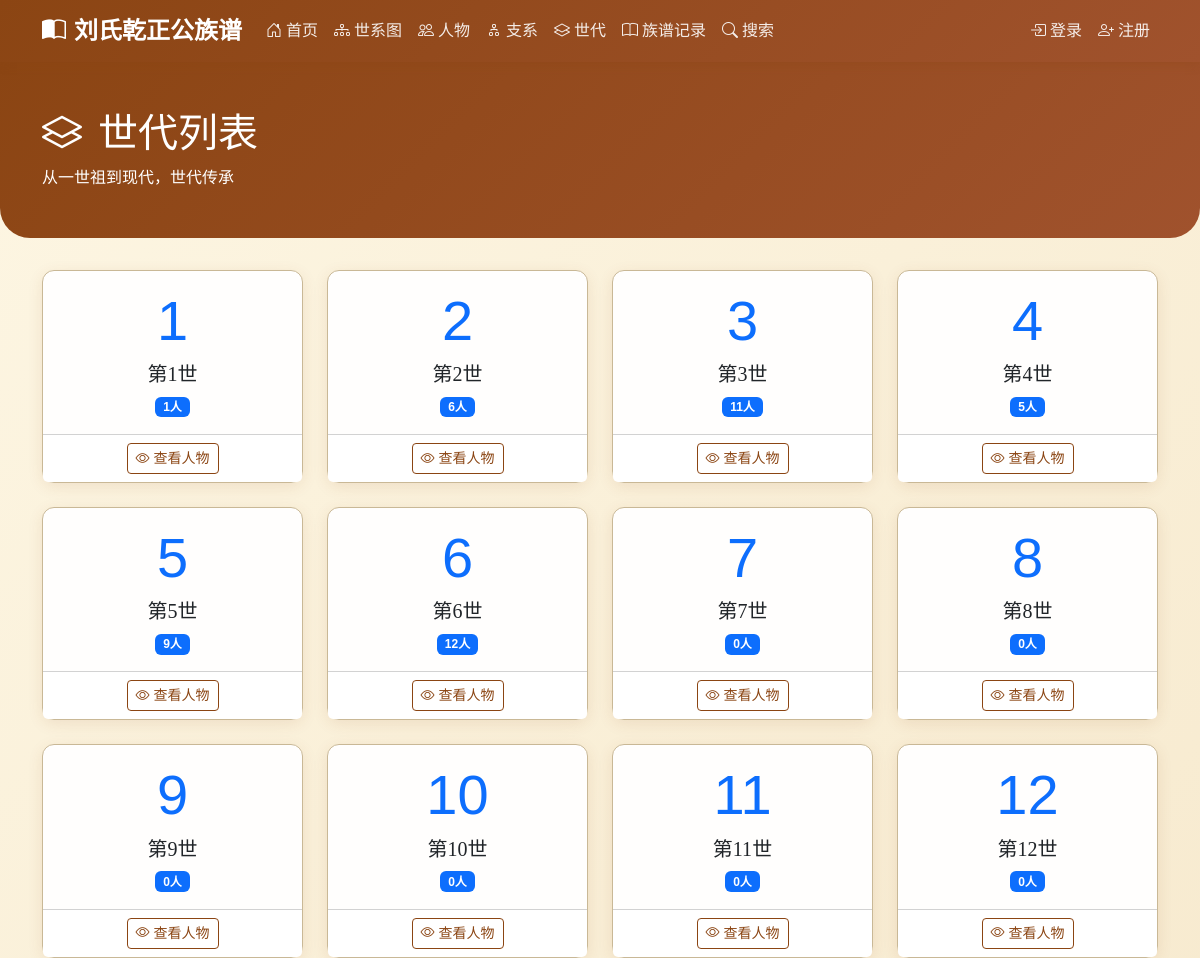
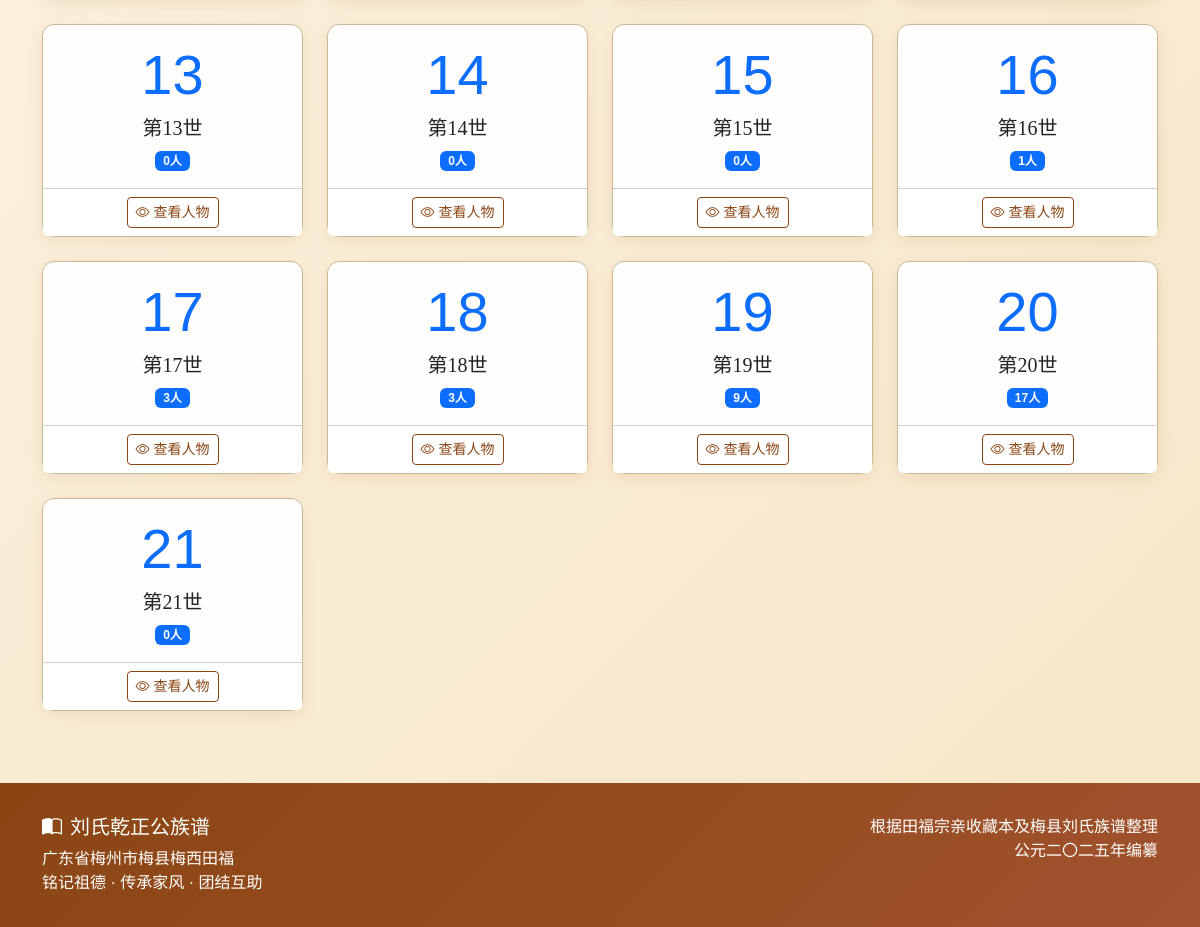
Before: /generations/ with the older database file (2 pictures, top to bottom).
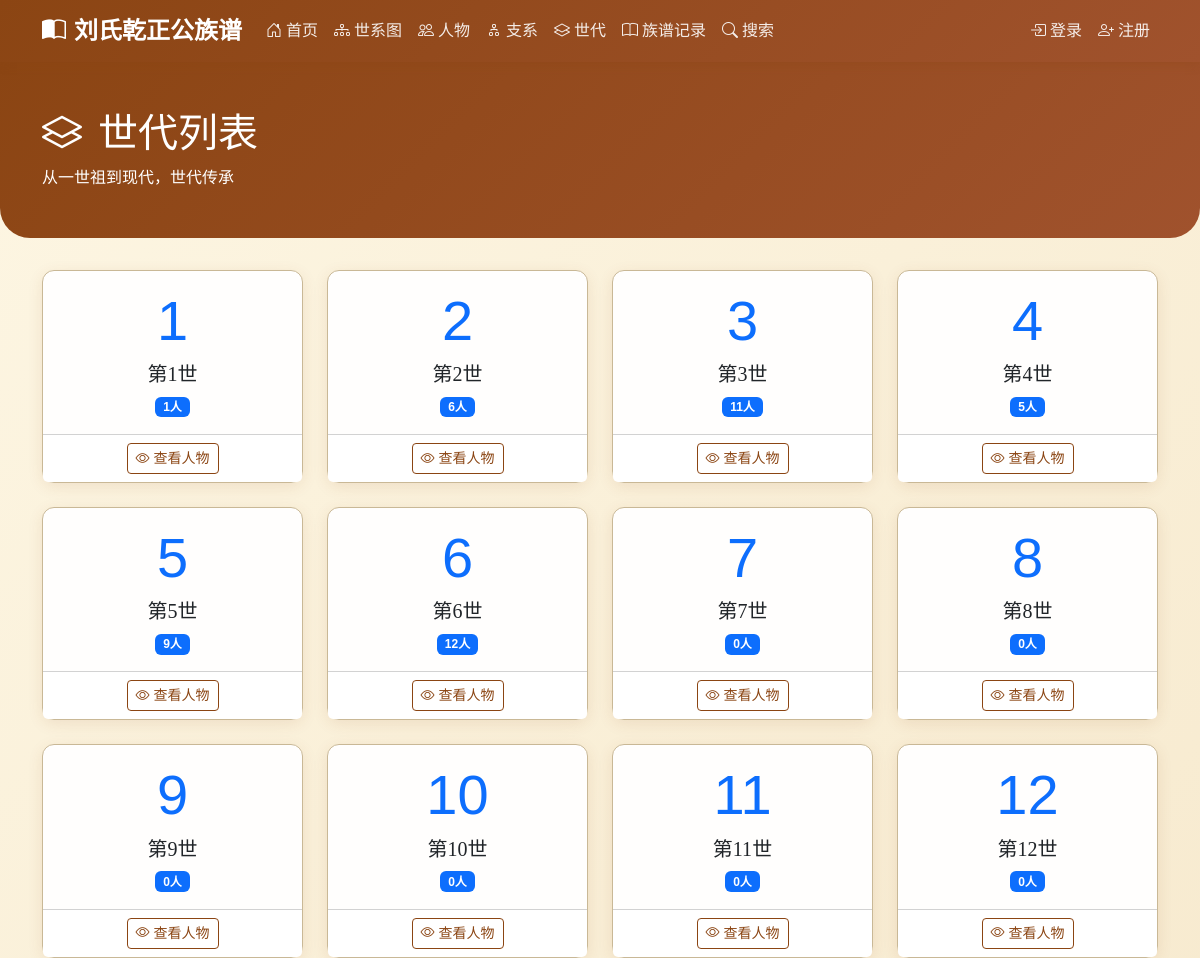
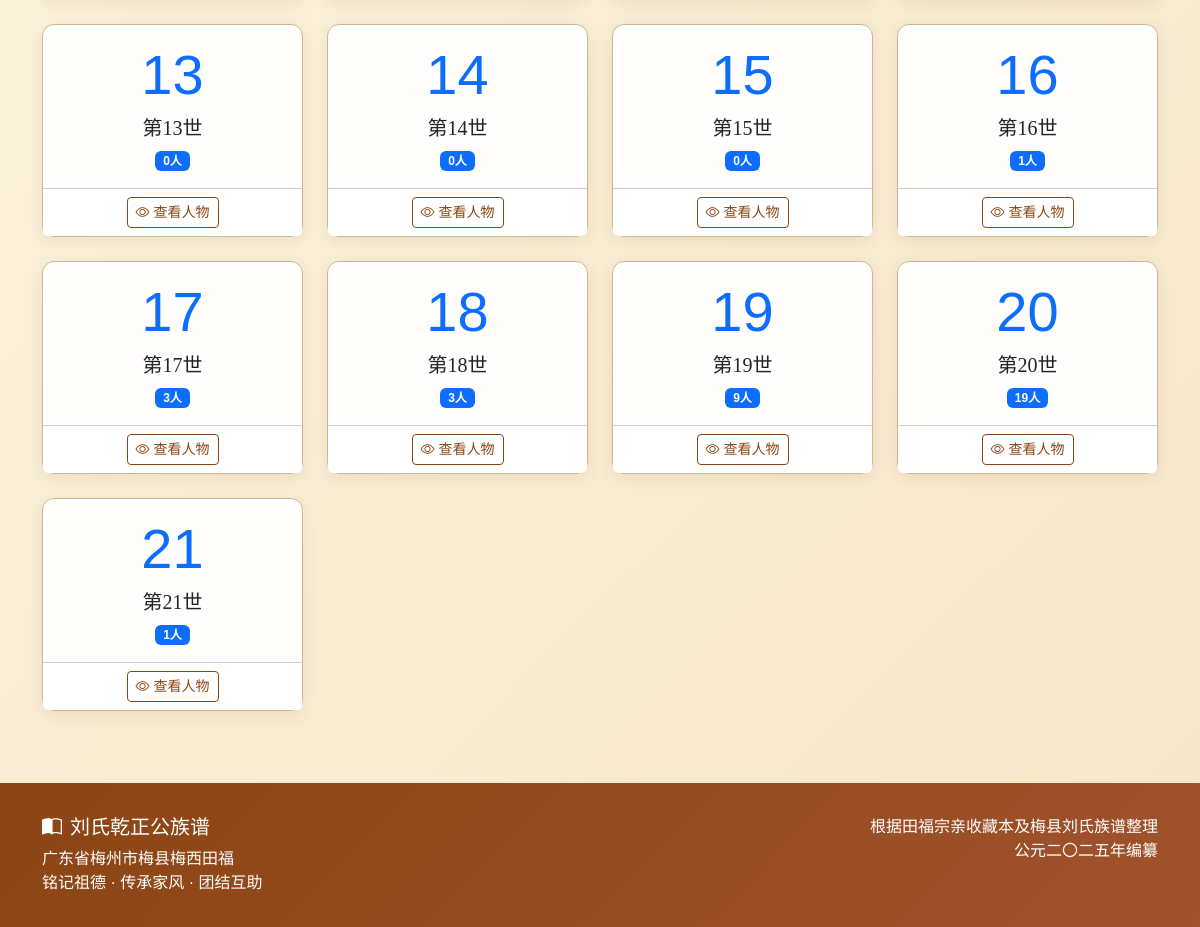
After: the same page with the newer database file (2 pictures, top to bottom).
### django_backup/genealogy/models.py (models this page shows, shortened)
class Generation(models.Model):
    number = models.IntegerField(verbose_name='世代数')
    is_spouse = models.BooleanField(default=False, verbose_name='是否为配偶世代')
    name = models.CharField(max_length=50, blank=True, verbose_name='世代名称')
    description = models.TextField(blank=True, verbose_name='描述')
    class Meta:
        verbose_name = '世代'
        verbose_name_plural = '世代'
        ordering = ['number', 'is_spouse']
        unique_together = ['number', 'is_spouse']

### django_backup/genealogy/views.py (the view)
# urls.py: path('generations/', views.GenerationListView.as_view(), name='generation_list'),
class GenerationListView(ListView):
    model = Generation
    template_name = 'genealogy/generation_list.html'
    context_object_name = 'generations'
    def get_queryset(self):
        return Generation.objects.filter(is_spouse=False).distinct()
    def get_context_data(self, **kwargs):
        context = super().get_context_data(**kwargs)
        for generation in context['generations']:
            generation.person_count = generation.persons.count()
        return context

### django_backup/genealogy/models.py (called while the page is built)
    def save(self, *args, **kwargs):
        if not self.visit_date:
            self.visit_date = self.timestamp.date() if self.timestamp else timezone.now().date()
        super().save(*args, **kwargs)

### django_backup/templates/genealogy/generation_list.html (shortened to what this page needs)
{% extends 'base.html' %}
{% block content %}
<div class="page-header">
    <div class="container">
        <h1 class="serif"><i class="bi bi-layers me-3"></i>世代列表</h1>
        <p class="mb-0">从一世祖到现代，世代传承</p>
    </div>
</div>
<div class="container">
    <div class="row">
        {% for generation in generations %}
        <div class="col-md-4 col-lg-3 mb-4">
            <div class="card h-100 text-center">
                <div class="card-body">
                    <div class="display-4 text-primary mb-2">{{ generation.number }}</div>
                    <h5 class="card-title serif">第{{ generation.number }}世</h5>
                    <p class="card-text">
                        <span class="badge bg-primary">{{ generation.person_count }}人</span>
                    </p>
                </div>
                <div class="card-footer bg-white">
                    <a href="{% url 'genealogy:person_list' %}?generation={{ generation.number }}" class="btn btn-sm btn-outline-primary">
                        <i class="bi bi-eye me-1"></i>查看人物
                    </a>
                </div>
            </div>
        </div>
        {% empty %}
        <div class="col-12">
            <div class="alert alert-info text-center">
                <i class="bi bi-info-circle me-2"></i>暂无世代数据
            </div>
        </div>
        {% endfor %}
    </div>
</div>
{% endblock %}

Changed rows visible on the page:
removed Generation: number "20", person_count "17"
removed Generation: number "21", person_count "0"
added Generation: number "20", person_count "19"
added Generation: number "21", person_count "1"
